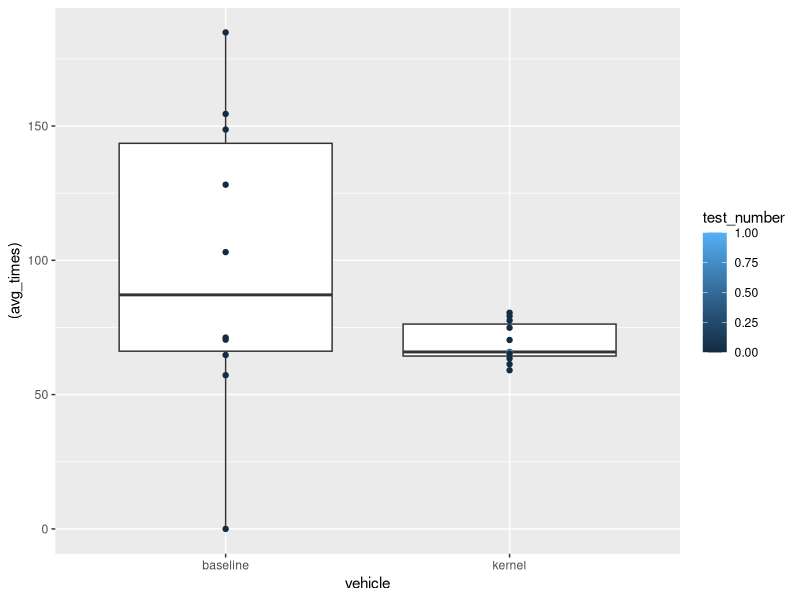
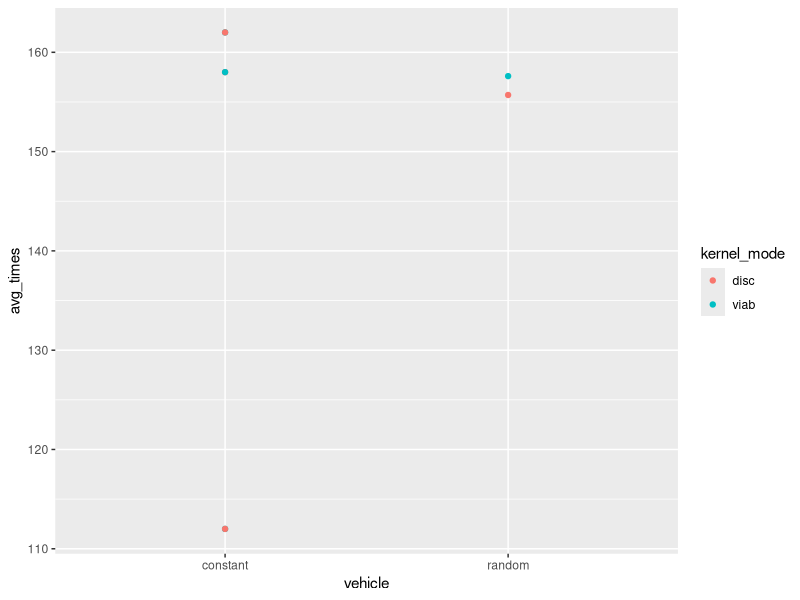
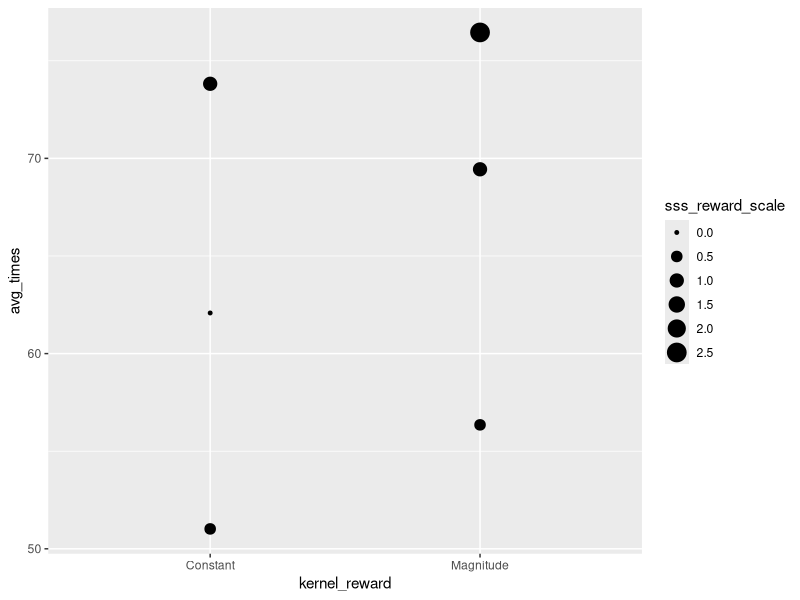

These charts were generated, in order, by the following R code:

library(ggplot2)
library(dplyr)

test_data = read.csv("PaperTable.csv")

test_data %>%
  filter(EvalName=="BaselineComp")%>%
  select(avg_times, success_rate, test_number, reward, kernel_reward, vehicle, test_number) %>%
  ggplot(aes(x=vehicle, y=(avg_times), color=test_number))+
  geom_boxplot()+
  geom_point()

safety <- test_data %>%
  filter(vehicle=="constant"|vehicle=="random")%>%
  filter(test_number==1)%>%
  select(avg_times, success_rate, test_number, vehicle, constant_value, kernel_mode, kernel_filled)

discret <- test_data %>%
  filter(EvalName=="KernelDiscret_ndx")%>%
  # filter(test_number==1)%>%
  select(avg_times, success_rate, test_number, vehicle, constant_value, kernel_mode, kernel_filled)

test_data %>%
  filter(vehicle=="constant"|vehicle=="random")%>%
  filter(test_number==1)%>%
  select(avg_times, success_rate, test_number, vehicle, constant_value, kernel_mode) %>%
  ggplot(aes(x=vehicle, y=avg_times, color=kernel_mode))+
  geom_point()


# make table here


super_reward = test_data %>%
  filter(EvalName=="KernelReward") %>%
  select(avg_times, success_rate, kernel_reward, vehicle, sss_reward_scale) 


test_data %>%
  filter(EvalName=="KernelReward") %>%
  select(avg_times, success_rate, kernel_reward, vehicle, sss_reward_scale) %>%
  ggplot(aes(x=kernel_reward, y=avg_times, size=sss_reward_scale))+
 geom_point()

